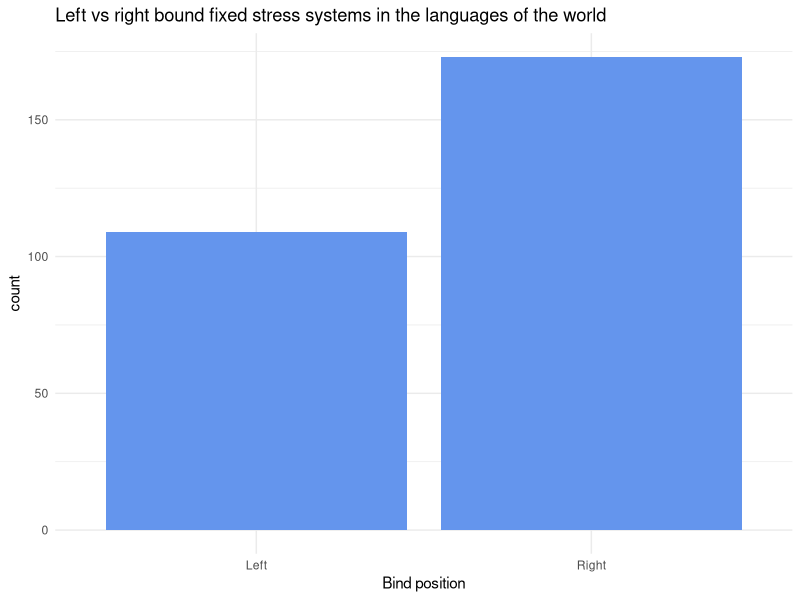
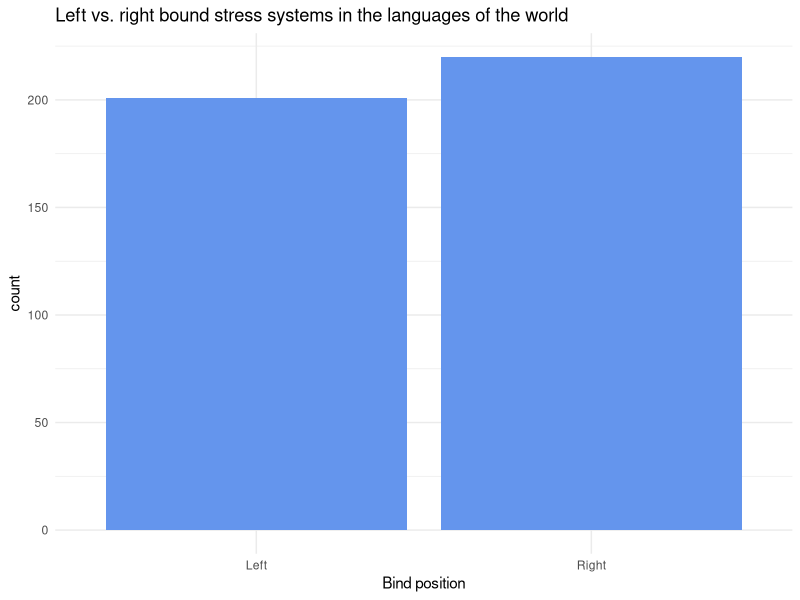

These charts were generated, in order, by the following R code: (Note: this script raises an error after producing the figures.)
library(dplyr)
library(tidyverse)
library(ggplot2)
theme_set(theme_minimal())
image_folder <- file.path("..", "Escrit", "Images")

# Always set wd to Thesis-data

languages <- read.delim("SA_stats/wals-tone/languoid.txt",
                        fileEncoding = "UTF-8") %>% select(wals.code, macroarea)

fixed <- read.delim("SA_stats/wals-stress_placement/fixed.txt",
                         fileEncoding = "UTF-8",
                         skip = 7) %>%
                         select(name, wals.code, description, family)
                         
weight <- read.delim("SA_stats/wals-stress_placement/weight.txt",
                    fileEncoding = "UTF-8",
                    skip = 7) %>% select(name, wals.code, description, family)

fixed_simple <- fixed %>% mutate(alignment =
                                case_when(
                                  description == "Ultimate" |
                                  description == "Penultimate" |
                                  description == "Antepenultimate" ~ "Right",
                                  description == "Initial" |
                                  description == "Second" |
                                  description == "Third" ~ "Left"
                                ))

fixed_nona <- fixed_simple %>%
              filter(!is.na(alignment))

plot_fixed_alignment <- ggplot(fixed_nona,
  aes(alignment))+
  geom_bar(position =  "dodge", fill = "cornflowerblue")+
  labs(title = "Left vs right bound fixed stress systems in the languages of the world",
       x = "Bind position")+
  theme_minimal()
ggsave("alignment_fixed.png",
       path = file.path("..", "Escrit", "Images"))


weight_simple <- weight %>% mutate(alignment =
                                case_when(
                                  description == "Left-edge: First or second" |
                                  description == "Left-oriented: One of the first three" |
                                  description == "Combined: Right-edge and unbounded"
                                  ~ "Right",
                                  description == "Right-edge: Ultimate or penultimate" |
                                  description == "Right-oriented: One of the last three"
                                  ~ "Left",
                                  description == "Unbounded: Stress can be anywhere"
                                  ~ "Unbounded"
                                )) %>%
                            drop_na()

fixed_and_weight <- bind_rows(weight_simple, fixed_simple) %>%
                  left_join(languages, by = "wals.code") %>%
                  filter(.$alignment == "Left" |
                          .$alignment == "Right"|
                          .$alignment == "Ubounded")


plot_alignment <- ggplot(fixed_and_weight,
  aes(alignment))+
  geom_bar(position =  "dodge", fill = "cornflowerblue")+
  labs(title = "Left vs. right bound stress systems in the languages of the world",
       x = "Bind position")+
  theme_minimal()
ggsave("alignment_world.png",
       path = image_folder)


freq_tab_world <- table(fixed_and_weight$alignment)

# Proportions of alignment (left or right of the word) in languages of South America

alignment_sa <- fixed_and_weight %>% filter(.$macroarea == "South America")

freq_tab_sa <- table(alignment_sa$alignment)

prop_tab_sa <- prop.table(freq_tab_sa)

# Proportions of placement within the window (trochaic or iambic)

fixed_with_macro  <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- fixed %>%
                  left_join(languages, by = "wals.code")

fixed_window <- fixed_with_macro %>% mutate(rhythm =
                                case_when(
                                  description == "Initial" |
                                  description == "Penultimate" |
                                  description == "Antepenultimate" ~ "Trochaic",
                                  description == "Ultimate" |
                                  description == "Second" |
                                  description == "Third" ~ "Iambic",
                                  description == "No fixed stress" ~ "No fixed stress"
                                ))

fixed_window_forplot <- fixed_window %>%
                             filter(rhythm != "No fixed stress") %>%
                        mutate(rhythm_for_plot =
                                 case_when(
                                   rhythm == "Iambic" ~ "Left",
                                   rhythm == "Trochaic" ~ "Right"))
                       

plot_window <- ggplot(fixed_window_forplot,
  aes(rhythm_for_plot))+
  geom_bar(position =  "dodge", fill = "cornflowerblue")+
  labs(title = "Left vs. right internal window alignment in languages of the world with fixed stress",
       x = "Window-internal alignment")+
  theme_minimal()
ggsave("window_internal_alignment_world.png",
       path = image_folder)

fixed_window_costa <- data.frame(Orientation = c(rep("Left", 55), rep("Right", 45)))

plot_window_costa <- ggplot(fixed_window_costa,
  aes(Orientation))+
  geom_bar(position =  "dodge", fill = "cornflowerblue")+
  labs(title = "Internal window alignment in languages of South America with fixed stress")+
  theme_minimal()
ggsave("window_internal_alignment_sa.png",
       path = image_folder)

fixed_window_sa <- fixed_window %>% filter(.$macroarea == "South America")

rhythm_tab_sa <- table(fixed_window_sa$rhythm)

rhythm_prop_sa <- prop.table(rhythm_tab_sa)

# Proportions of stress types by family in SA

fixed_by_family_sa <- fixed %>%
                  left_join(languages, by = "wals.code") %>%
                  filter(.$macroarea == "South America") %>%
                  filter(.$description != "No fixed stress")

fixed_by_family_tab_sa <- table(fixed_by_family_sa$family)

fixed_by_family_sa_unique <- length(unique(fixed_by_family_sa$family))

weight_by_family_sa <- weight %>%
                  left_join(languages, by = "wals.code") %>%
                  filter(.$macroarea == "South America") %>%
                  filter(.$description != "Not predictable") %>%
                  filter(.$description != "Fixed stress (no weight-sensitivity)")


weight_by_family_tab_sa <- table(weight_by_family_sa$family)

weight_by_family_sa_unique <- length(unique(weight_by_family_sa$family))

unpredict_by_family_sa <- weight %>%
                  left_join(languages, by = "wals.code") %>%
                  filter(.$macroarea == "South America") %>%
                  filter(.$description == "Not predictable")
